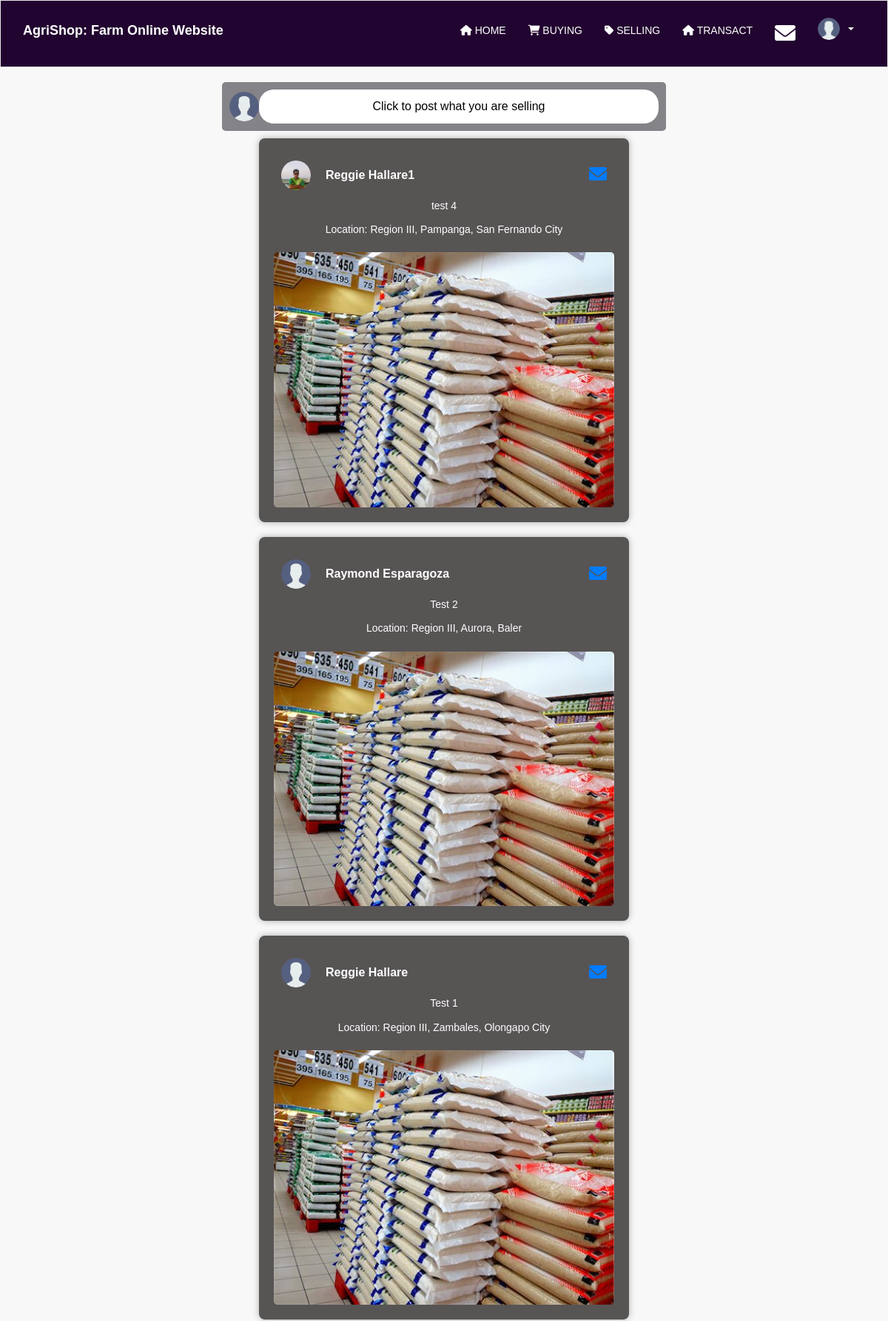
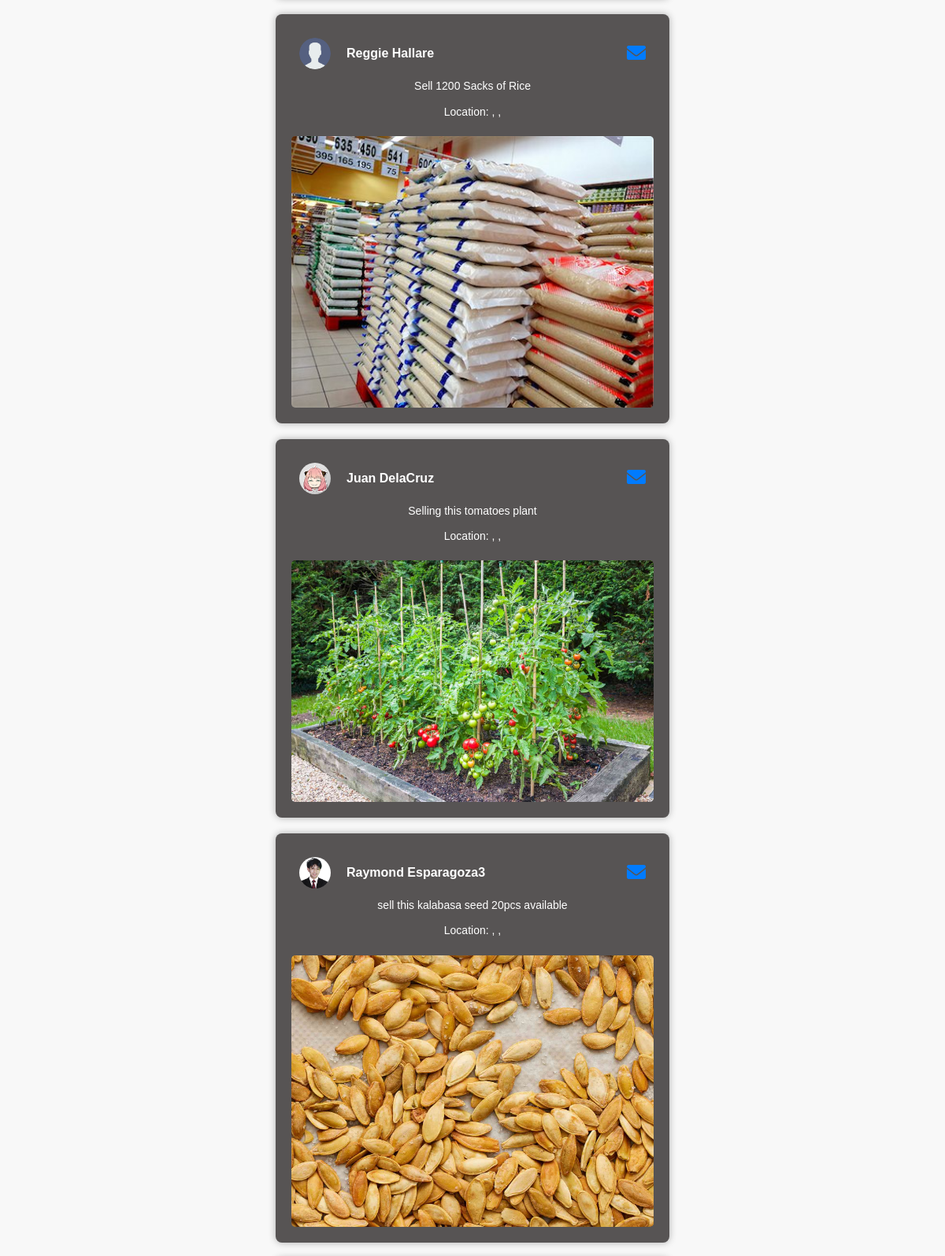
The page /selling.php (signed in, upper part) on the database its author committed (2 pictures, top to bottom).
### tables this page shows
CREATE TABLE `users` (
  `id` int(11) NOT NULL,
  `username` varchar(255) NOT NULL,
  `fullname` varchar(255) NOT NULL,
  `password` varchar(255) NOT NULL,
  `img` varchar(255) NOT NULL DEFAULT 'uploads/default.png',
  `status` varchar(255) NOT NULL DEFAULT 'active',
  `created_at` timestamp NOT NULL DEFAULT current_timestamp(),
  `profile_image` varchar(255) NOT NULL DEFAULT 'uploads/default.png',
  `role` enum('admin','user') DEFAULT 'user',
  `is_admin` tinyint(1) DEFAULT 0
);

CREATE TABLE `posts` (
  `id` int(11) NOT NULL,
  `username` varchar(100) NOT NULL,
  `category` enum('selling','buying') NOT NULL,
  `description` text NOT NULL,
  `file_path` varchar(255) NOT NULL,
  `region` varchar(255) DEFAULT NULL,
  `province` varchar(255) DEFAULT NULL,
  `city` varchar(255) DEFAULT NULL,
  `created_at` timestamp NOT NULL DEFAULT current_timestamp()
);

### selling.php (the view, shortened to what this page needs)
<?php
$conn_user = new mysqli("localhost", "root", "", "agrishop");
$user = $_SESSION['username'];
$sql_user = "SELECT profile_image FROM users WHERE username = ?";
$stmt_user = $conn_user->prepare($sql_user);
$stmt_user->bind_param("s", $user);
$stmt_user->execute();
$result_user = $stmt_user->get_result();
$user_data = $result_user->fetch_assoc();
$default_image = 'uploads/default.png';
$profile_image = !empty($user_data['profile_image']) ? htmlspecialchars($user_data['profile_image']) : $default_image;
?>
<!DOCTYPE html>
<html lang="en">
<head>
    <link rel="stylesheet" href="css/normalize.css">
    <link rel="stylesheet" href="https://maxcdn.bootstrapcdn.com/bootstrap/3.3.5/css/bootstrap.min.css">
    <link rel="stylesheet" href="https://cdnjs.cloudflare.com/ajax/libs/font-awesome/6.0.0-beta3/css/all.min.css">
    <link rel="stylesheet" href="css/style.css">
</head>
<body>
<nav class="navbar navbar-default">
    <div class="container-fluid">
        <div class="navbar-header">
            <a href="index.php" class="navbar-brand">AgriShop: Farm Online Website</a>
        </div>
        <div class="collapse navbar-collapse" id="navbar-collapse">
            <ul class="nav navbar-nav navbar-right">
                <li><a href="srp.php"><i class="fas fa-home"></i> HOME</a></li>
                <li><a href="buying.php"><i class="fas fa-shopping-cart"></i> BUYING</a></li>
                <li><a href="selling.php"><i class="fas fa-tag"></i> SELLING</a></li>
                <li><a href="mainhome.php"><i class="fas fa-home"></i> TRANSACT</a></li>
                <li><a href="message.php"><i class="fas fa-envelope fa-2x"></i></a></li>
                <li class="dropdown">
                    <a href="#" class="dropdown-toggle" data-toggle="dropdown" role="button" aria-haspopup="true" aria-expanded="false">
                        <img src="<?php echo $profile_image; ?>" alt="Profile" class="profile-pic-nav"> <span class="caret"></span>
                    </a>
                </li>
            </ul>
        </div>
    </div>
</nav>
<div class="post-container">
    <img src="<?php echo $profile_image; ?>" class="profile-pic">
    <div class="post-box" data-toggle="modal" data-target="#postModal">Click to post what you are selling</div>
</div>
<div class="posts">
    <?php
    $conn_display = new mysqli("localhost", "root", "", "agrishop");
    $sql = "SELECT posts.*, users.fullname, users.profile_image, posts.region, posts.province, posts.city FROM posts
                JOIN users ON posts.username = users.username
                WHERE posts.category='selling'
                ORDER BY posts.created_at DESC";
    $result = $conn_display->query($sql);
    while ($row = $result->fetch_assoc()) {
        echo "<div class='post'>";
        echo "<div class='post-header'>";
        echo "<div style='display: flex; align-items: center;'>";
        echo "<img src='" . htmlspecialchars($row['profile_image']) . "' class='profile-pic'>";
        echo "<p class='username' style='margin-left: 10px;'><strong>" . htmlspecialchars($row['fullname']) . "</strong></p>";
        echo "</div>";
        echo "<div style='display: flex; align-items: center;'>";
if ($row['username'] == $user) {
    echo "<div class='dropdown' style='margin-left: 10px;'>
            <button class='btn btn-default dropdown-toggle' type='button' data-toggle='dropdown' aria-haspopup='true' aria-expanded='false'>
                <i class='fa fa-ellipsis-h'></i>
            </button>
            <ul class='dropdown-menu'>
                <li><a href='#' class='edit-post' data-id='" . $row['id'] . "' data-description='" . htmlspecialchars($row['description']) . "'>Edit</a></li>
                <li>
                    <form method='POST' action='delete_post.php' onsubmit='return confirm(\"Are you sure you want to delete this post?\");'>
                        <input type='hidden' name='post_id' value='" . $row['id'] . "'>
                        <button type='submit' class='dropdown-item' style='background: none; border: none; padding: 8px 15px; color: black; width: 100%; text-align: left;'>Delete</button>
                    </form>
                </li>
            </ul>
        </div>";
} else {
    echo "<a href='message.php?seller_id=" . htmlspecialchars($row['username']) . "' class='message-icon'><i class='fas fa-envelope'></i></a>";
}
        echo "</div>";
        echo "</div>";
        echo "<p class='description'>" . htmlspecialchars($row['description']) . "</p>";
        echo "<p class='location'>Location: " . htmlspecialchars($row['region']) . ", " . htmlspecialchars($row['province']) . ", " . htmlspecialchars($row['city']) . "</p>";
        if (!empty($row['file_path'])) {
            echo "<img src='" . htmlspecialchars($row['file_path']) . "' class='post-image'>";
        }
        echo "</div>";
    }
    ?>
</div>
</body>
</html>

### css/style.css (style rules this page uses)
* { margin: 0; padding: 0; box-sizing: border-box; font-family: Arial, sans-serif; }
body { line-height: 1.6; color: #000000; background-color: #d9a6a6; text-align: center; }
.navbar { background: #ddd; padding: 15px; text-align: right; }
.posts { display: flex; flex-direction: column; align-items: center; width: 100%; max-width: 1000px; margin: 0 auto; }
.post { width: 100%; max-width: 500px; background: #575454; padding: 20px; border-radius: 8px; text-align: center; box-shadow: 0 0 10px rgba(0, 0, 0, 0.3); margin-bottom: 20px; min-height: 300px; color: white; }
.post-header { display: flex; align-items: center; justify-content: space-between; font-size: 20px; color: white; }
.username { font-weight: bold; color: white; }
.post-image { width: 100%; max-width: 500px; height: auto; border-radius: 5px; margin-top: 10px; }
* { margin: 0; padding: 0; box-sizing: border-box; font-family: 'Poppins', sans-serif; }
body { background: #f8f8f8; color: #333; text-align: center; }
.navbar { background: #220430; padding: 15px; border-radius: 0; position: sticky; top: 0; z-index: 100; }
.navbar-brand { color: white !important; font-weight: bold; }
.navbar-nav > li > a { color: white !important; }
.post-header { display: flex; align-items: center; gap: 10px; }
.profile-pic { width: 50px; height: 50px; border-radius: 50%; object-fit: cover; }
.username { font-size: 16px; font-weight: bold; color: white; margin: 0; padding: 0; line-height: 1; }
.post-container { display: flex; align-items: center; background: rgb(131, 131, 136);; padding: 10px; border-radius: 5px; max-width: 600px; margin: 10px auto; }
.profile-pic { width: 40px; height: 40px; border-radius: 50%; object-fit: cover; }
.post-box { flex-grow: 1; background-color: #ffffff; border-radius: 20px; padding: 10px 15px; color: #000000; font-size: 16px; }
.post-header { position: relative; display: flex; align-items: center; justify-content: space-between; padding: 10px; }
.message-icon { color: #007bff; font-size: 1.2em; margin-left: 10px; text-decoration: none; }
.post-header { display: flex; align-items: center; justify-content: space-between; }
.post-header > div:first-child { display: flex; align-items: center; }
.post-header > div:first-child > .profile-pic { margin-right: 10px; }
.dropdown-toggle::after { content: none; }
.navbar-nav > li > .dropdown-toggle { padding-right: 15px; padding-left: 15px; padding-top: 8px; padding-bottom: 8px; }
.profile-pic-nav { width: 30px; height: 30px; border-radius: 50%; object-fit: cover; margin-right: 5px; vertical-align: middle; }

### rows shown on the page
users: profile_image (placeholder picture)
posts: users.profile_image (picture), users.fullname "Reggie Hallare1", description "test 4", region "Region III", province "Pampanga", city "San Fernando City", file_path (picture)
posts: users.profile_image (placeholder picture), users.fullname "Raymond Esparagoza", description "Test 2", region "Region III", province "Aurora", city "Baler", file_path (picture)
posts: users.profile_image (placeholder picture), users.fullname "Reggie Hallare", description "Test 1", region "Region III", province "Zambales", city "Olongapo City", file_path (picture)
posts: users.profile_image (placeholder picture), users.fullname "Reggie Hallare", description "Sell 1200 Sacks of Rice", file_path (picture)
posts: users.profile_image (picture), users.fullname "Juan DelaCruz", description "Selling this tomatoes plant", file_path (picture)
posts: users.profile_image (picture), users.fullname "Raymond Esparagoza3", description "sell this kalabasa seed 20pcs available", file_path (picture)
